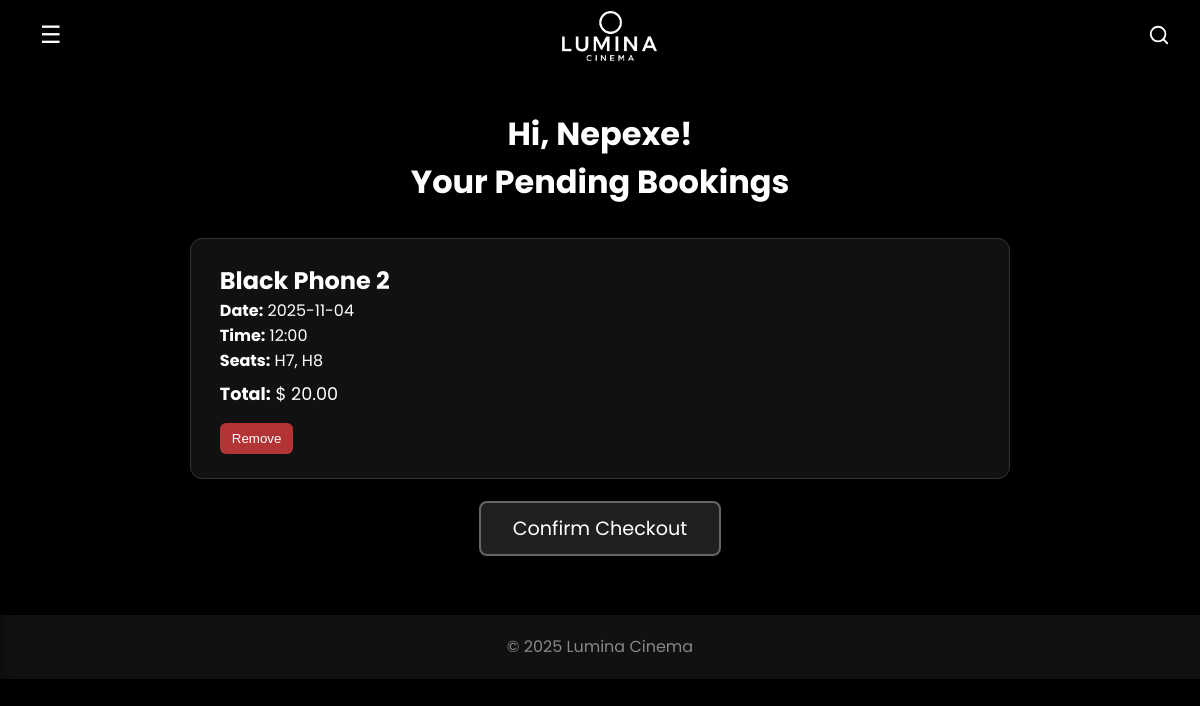
/cart.php (signed in), run on an earlier commit of the app's database.
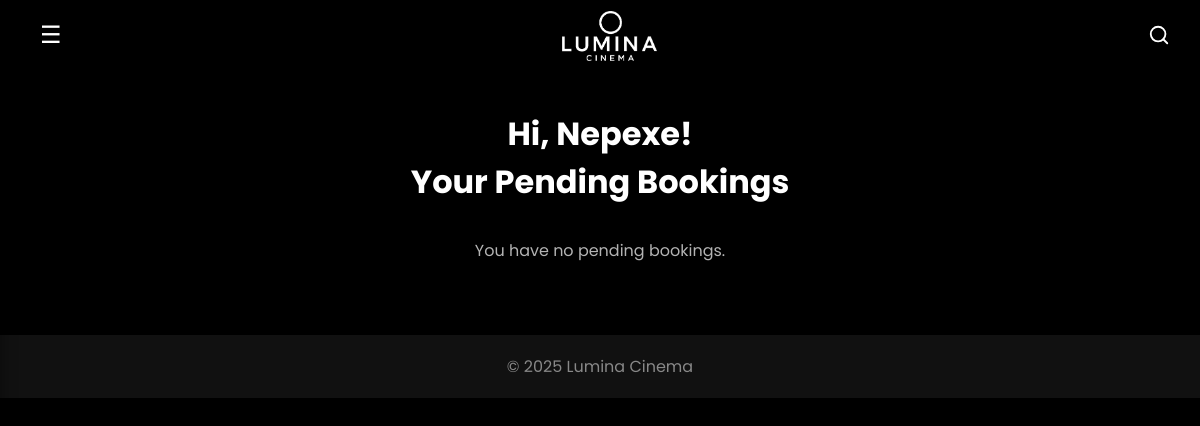
And on a later commit of the database.
### tables this page shows
CREATE TABLE `users` (
  `id` int(11) NOT NULL,
  `email` varchar(255) NOT NULL,
  `password_hash` varchar(255) NOT NULL,
  `username` varchar(100) DEFAULT NULL,
  `created_at` timestamp NOT NULL DEFAULT current_timestamp()
);

CREATE TABLE `bookings` (
  `id` int(11) NOT NULL,
  `user_id` int(11) NOT NULL DEFAULT 0,
  `movie_id` int(11) NOT NULL,
  `session_id` int(11) NOT NULL,
  `location_id` int(11) DEFAULT NULL,
  `screening_date` date NOT NULL,
  `screening_time` time NOT NULL,
  `seats` longtext NOT NULL CHECK (json_valid(`seats`)),
  `price_per_seat` decimal(6,2) DEFAULT 0.00,
  `total_price` decimal(10,2) DEFAULT 0.00,
  `status` enum('pending','checked_out','cancelled') DEFAULT 'pending',
  `created_at` timestamp NOT NULL DEFAULT current_timestamp()
);

CREATE TABLE `movies` (
  `id` int(11) NOT NULL,
  `title` varchar(255) NOT NULL,
  `summary` text DEFAULT NULL,
  `director` varchar(255) DEFAULT NULL,
  `actors` text DEFAULT NULL,
  `release_date` date DEFAULT NULL,
  `trailer_url` varchar(255) DEFAULT NULL,
  `poster` varchar(255) DEFAULT NULL,
  `location_type` tinyint(4) NOT NULL DEFAULT 1,
  `duration` int(11) DEFAULT NULL,
  `created_at` timestamp NOT NULL DEFAULT current_timestamp()
);

### cart.php (the view, shortened to what this page needs)
<?php
include 'db.php';
include 'header.php';
$user_id = (int) $_SESSION['user_id'];
$stmt2 = $pdo->prepare("SELECT id, username, email FROM users WHERE id = ? LIMIT 1");
$stmt2->execute([$user_id]);
$user = $stmt2->fetch(PDO::FETCH_ASSOC);
$stmt = $pdo->prepare("
    SELECT b.id, b.movie_id, b.screening_date, b.screening_time, b.seats, b.total_price, m.title
    FROM bookings b
    JOIN movies m ON b.movie_id = m.id
    WHERE b.user_id = ? AND b.status = 'pending'
    ORDER BY b.created_at DESC
");
$stmt->execute([$user_id]);
$bookings = $stmt->fetchAll(PDO::FETCH_ASSOC);
?>
<div class="cart-page">
  <h1><span>Hi, </span> <?= htmlspecialchars($user['username']); ?>!<br>Your Pending Bookings</h1>
  <?php if (empty($bookings)): ?>
    <p class="empty-cart">You have no pending bookings.</p>
  <?php else: ?>
    <?php foreach ($bookings as $b): ?>
      <div class="booking-card">
        <h2><?= htmlspecialchars($b['title']); ?></h2>
        <p><strong>Date:</strong> <?= $b['screening_date']; ?></p>
        <p><strong>Time:</strong> <?= substr($b['screening_time'], 0, 5); ?></p>
        <p><strong>Seats:</strong>
          <?= implode(", ", json_decode($b['seats'], true)); ?>
        </p>
        <p class="price"><strong>Total:</strong> $ <?= number_format($b['total_price'], 2); ?></p>
        <form method="post" action="remove_booking.php">
          <button class="remove-btn">Remove</button>
        </form>
      </div>
    <?php endforeach; ?>
    <div class="confirm-checkout-wrap">
      <a href="checkout.php" class="checkout-btn">Confirm Checkout</a>
    </div>
  <?php endif; ?>
</div>
<?php include 'footer.php'; ?>

### header.php (shortened to what this page needs)
<!doctype html>
<html>
<head>
  <link rel="stylesheet" href="style.css">
</head>
<?php
$layoutAttr = isset($layout) ? "data-layout='$layout'" : "";
?>
<body <?= $layoutAttr ?>>
  <header class="templates-header">
    <button class="menu" id="menuBtn">☰</button>
    <h1 class="site-title">
      <a href="index.php">
        <img src="assets/images/luminaLogo.png" alt="Lumina Cinema Logo" class="site-logo">
      </a>
    </h1>
    <button type="button" class="icon-btn search-icon" id="searchToggle" aria-label="Search">
      <svg xmlns="http://www.w3.org/2000/svg" width="22" height="22" viewBox="0 0 24 24" fill="none"
        stroke="currentColor" stroke-width="2" stroke-linecap="round" stroke-linejoin="round">
        <circle cx="11" cy="11" r="8"></circle>
        <line x1="21" y1="21" x2="16.65" y2="16.65"></line>
      </svg>
    </button>
  </header>

### footer.php
<footer class="site-footer">
  <p>© 2025 Lumina Cinema</p>
</footer>
</body>
</html>

### style.css (style rules this page uses)
:root { --header-h: 70px; --text: #ffffff; --dim: #888; --bg: #000; --bg2: #111; --accent: #ffffff; --card-height: 700px; --grid-cols: 5; }
* { margin: 0; padding: 0; box-sizing: border-box; }
body { background: var(--bg); color: var(--text); font-family: "Poppins", sans-serif; overflow-x: hidden; }
.site-logo { display: inline-block; height: 50px; width: auto; vertical-align: middle; transition: transform 0.35s cubic-bezier(0.4, 0, 0.2, 1), opacity 0.35s ease; transform-origin: center center; }
.templates-header { position: fixed; top: 0; left: 0; right: 0; height: var(--header-h); z-index: 50; display: flex; align-items: center; justify-content: space-between; padding: 0 1.5rem; background: none; overflow: hidden; }
.templates-header::before { content: ""; position: absolute; top: 0; left: 0; right: 0; height: 100%; background: transparent; backdrop-filter: blur(20px); -webkit-backdrop-filter: blur(20px); -webkit-mask-image: linear-gradient( to bottom, rgba(0, 0, 0, 0.9) 0%, rgba(0, 0, 0, 0.8) 45%, rgba(0, 0, 0, 0) 100% ); mask-image: linear-gradient( to bottom, rgba(0, 0, 0, 0.95) 0%, rgba(0, 0, 0, 0.9) 55%, rgba(0, 0, 0, 0) 100% ); pointer-events: none; z-index: -2; }
.templates-header::after { content: ""; position: absolute; inset: 0; height: 100%; background: linear-gradient( to bottom, rgba(0, 0, 0, 0.75) 0%, rgba(0, 0, 0, 0.3) 55%, rgba(0, 0, 0, 0.05) 85%, rgba(0, 0, 0, 0) 100% ); pointer-events: none; z-index: -1; }
.templates-header a { text-decoration: none; color: var(--text); font-weight: 600; transition: 0.2s; }
.menu { background: none; border: 0; color: #fff; padding: 0.4rem 1rem; font-size: 1.5rem; cursor: pointer; }
#menuBtn { transition: transform 0.25s ease; transform-origin: center center; }
.icon-btn { background: none; border: none; color: white; cursor: pointer; display: inline-flex; align-items: center; justify-content: center; padding: 0.4rem; transition: transform 0.25s ease; text-decoration: none; }
.site-footer { text-align: center; padding: 1.2rem; background: var(--bg2); margin-top: 2rem; color: var(--dim); }
.cart-page { margin-top: var(--header-h); padding: 2.5rem; max-width: 900px; margin-left: auto; margin-right: auto; color: white; }
.cart-page h1 { text-align: center; margin-bottom: 2rem; }
.empty-cart { text-align: center; opacity: 0.7; margin-top: 2rem; }
.booking-card { background: #111; border: 1px solid #333; border-radius: 12px; padding: 1.5rem 1.8rem; margin-bottom: 1.8rem; box-shadow: 0 4px 14px rgba(0, 0, 0, 0.4); transition: transform 0.25s ease, border-color 0.25s ease; }
.booking-card .price { margin-top: 8px; font-size: 1.1rem; }
.remove-btn { margin-top: 1rem; background: #b23434; color: white; border: none; padding: 8px 12px; border-radius: 6px; cursor: pointer; transition: background 0.25s; }
.confirm-checkout-wrap { text-align: center; margin-top: 2.2rem; }
.checkout-btn { background: #ffffff20; border: 2px solid #ffffff50; padding: 12px 32px; border-radius: 8px; font-size: 1.2rem; color: white; text-decoration: none; transition: background 0.3s, border-color 0.3s, transform 0.3s; }

What changed in the data, as far as the page shows it:
no longer on this page (row edited): bookings: movie.title "Black Phone 2", screening_date "2025-11-04", screening_time "12:00", seats "H7, H8", total_price "20.00"
Also different on the page:
text no longer shown: "Confirm Checkout"
text now shown: "You have no pending bookings."
